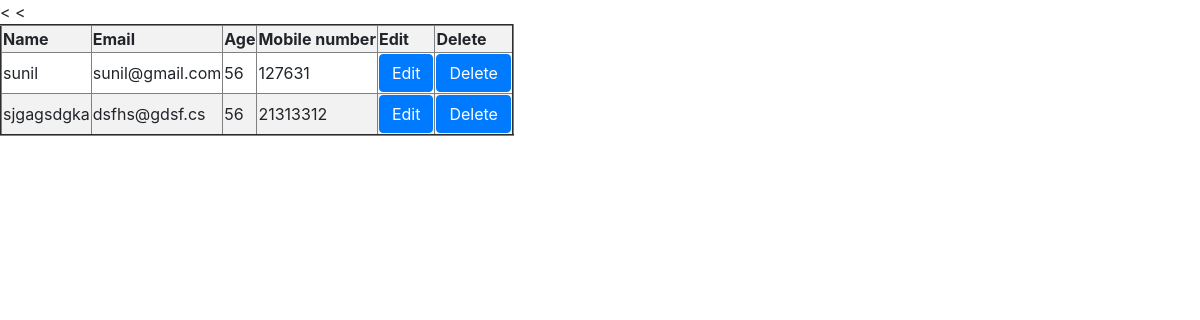
The page /facutly/data on the database its author committed.
### faculty/models.py (models this page shows, shortened)
class Register(models.Model):
    Faculty_name = models.CharField(max_length=10)
    Faculty_mail = models.EmailField()
    Faculty_age = models.IntegerField()
    Faculty_phone = models.CharField(max_length=10)

### faculty/views.py (the view)
# urls.py: path('data',views.disply_data, name='faculty_data')
def disply_data(requst):
    data = Register.objects.all()
    return render(requst, 'disply.html',{'data':data})

### faculty/templates/disply.html (shortened to what this page needs)
<!DOCTYPE html>
<html lang="en">
<head>
    <link rel="stylesheet" href="https://cdn.jsdelivr.net/npm/bootstrap@4.6.0/dist/css/bootstrap.min.css">
</head>
<body>
<div>
    <table class="table-striped active" border="2">
    <tr>
        <th>Name</th>
        <th>Email</th>
        <th>Age</th>
        <th>Mobile number</th>
        <th>Edit</th>
        <th>Delete</th>
    </tr>
    {% for i in data %}
    <tr>
        <td>{{i.Faculty_name}}</td>
        <td>{{i.Faculty_mail}}</td>
        <td>{{i.Faculty_age}}</td>
        <td>{{i.Faculty_phone}}</td>
        <td><a class="btn btn-primary" href="#">Edit</a></td>
        <td><a class="btn btn-primary" href="#">Delete</a></td>
    </tr>
    {% endfor %}
</table>
</div>
</body>
</html>

### rows shown on the page
Register: Faculty_name "sunil", Faculty_mail "sunil@gmail.com", Faculty_age "56", Faculty_phone "127631"
Register: Faculty_name "sjgagsdgka", Faculty_mail "dsfhs@gdsf.cs", Faculty_age "56", Faculty_phone "21313312"
